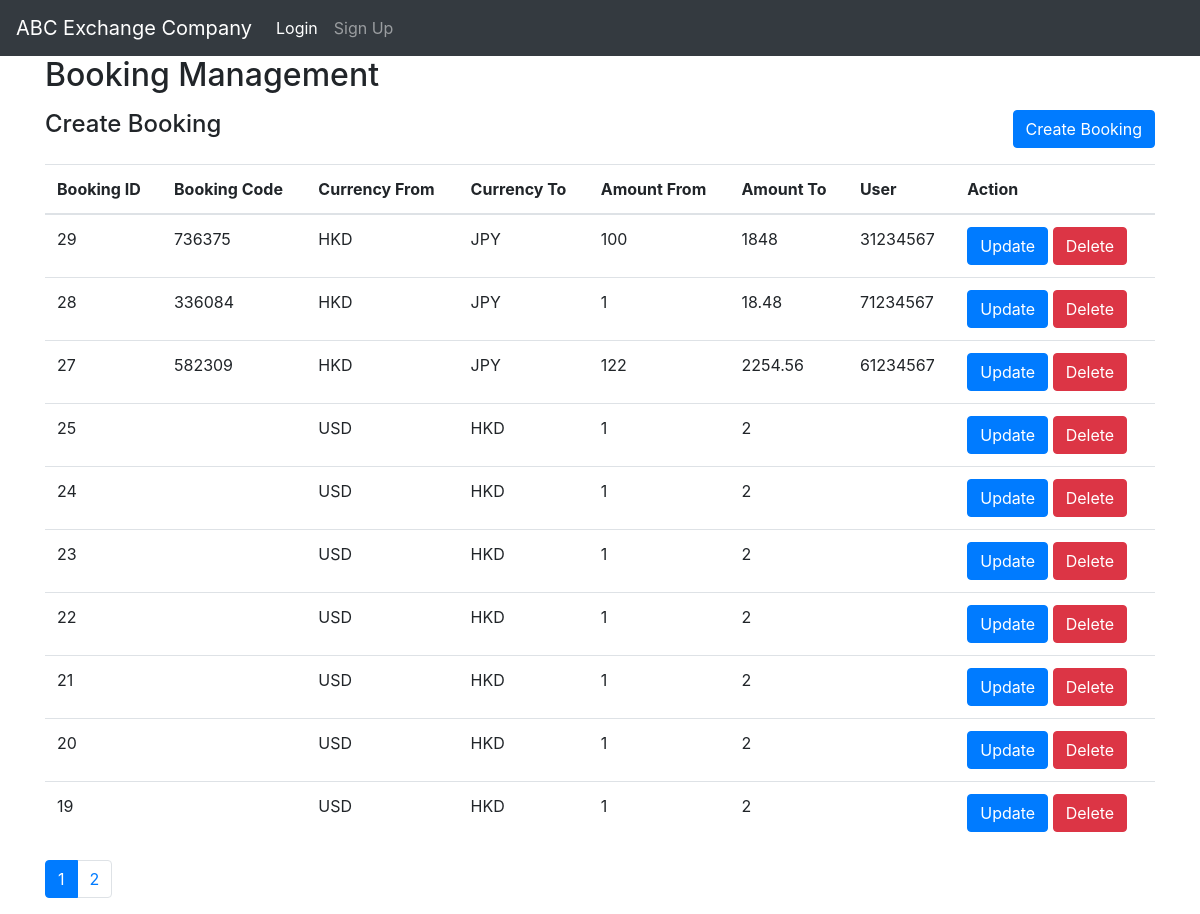
/booking_admin.php, run on an earlier commit of the app's database.
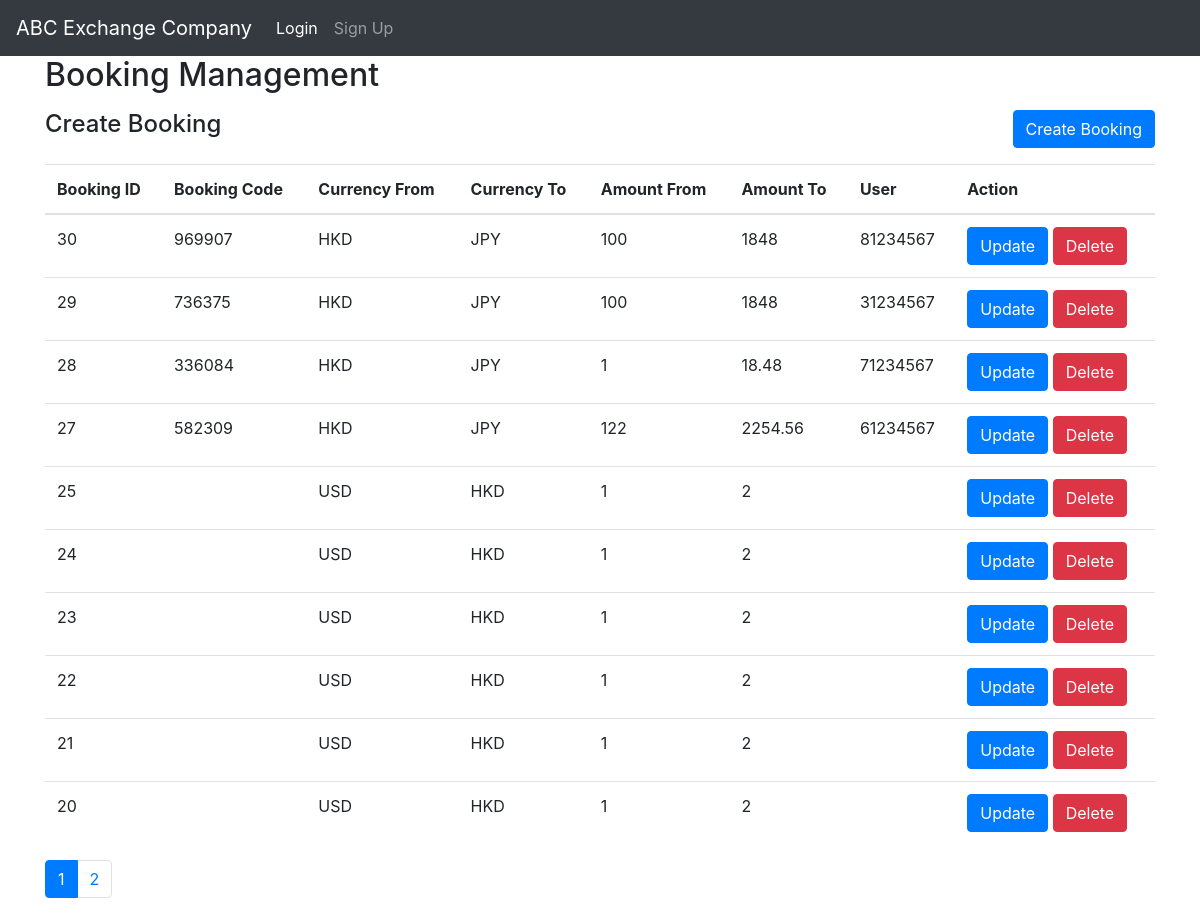
And on a later commit of the database.
### tables this page shows
CREATE TABLE "bookings" (
	"id"	INTEGER,
	"booking_code"	TEXT,
	"currency_from"	TEXT,
	"currency_to"	TEXT,
	"amount_from"	REAL,
	"amount_to"	REAL,
	"username"	TEXT,
	PRIMARY KEY("id" AUTOINCREMENT)
);

### booking_admin.php (the view, shortened to what this page needs)
<?php include("header.php"); ?>
<div class="container">
    <h2>Booking Management</h2>
    <?php
$bookingsPerPage = 10;
$page = isset($_GET['page']) ? (int)$_GET['page'] : 1;
$offset = ($page - 1) * $bookingsPerPage;
?>
<?php
    $db = new SQLite3('database.db');
    $query = "SELECT * FROM bookings order by id desc LIMIT $bookingsPerPage OFFSET $offset ";
    $result = $db->query($query);
    $bookings = [];
    while ($row = $result->fetchArray(SQLITE3_ASSOC)) {
      $bookings[] = $row;
    }
    ?>
<?php
$totalBookingsQuery = "SELECT COUNT(*) as count FROM bookings";
$totalBookingsResult = $db->query($totalBookingsQuery);
$totalBookings = $totalBookingsResult->fetchArray(SQLITE3_ASSOC)['count'];
$totalPages = ceil($totalBookings / $bookingsPerPage);
?>
<div class="row mt-3 mb-3">
  <div class="col-md-6">
    <h4>Create Booking</h4>
  </div>
  <div class="col-md-6 text-right">
    <button type="button" class="btn btn-primary" data-toggle="modal" data-target="#createBookingModal">
      Create Booking
    </button>
  </div>
</div>
    <table class="table">
      <thead>
        <tr>
          <th>Booking ID</th>
          <th>Booking Code</th>
          <th>Currency From</th>
          <th>Currency To</th>
          <th>Amount From</th>
          <th>Amount To</th>
          <th>User</th>
          <th>Action</th>
        </tr>
      </thead>
      <tbody>
        <?php foreach ($bookings as $booking) { ?>
          <tr>
            <td><?php echo $booking['id']; ?></td>
            <td><?php echo $booking['booking_code']; ?></td>
            <td><?php echo $booking['currency_from']; ?></td>
            <td><?php echo $booking['currency_to']; ?></td>
            <td><?php echo $booking['amount_from']; ?></td>
            <td><?php echo $booking['amount_to']; ?></td>
            <td><?php echo $booking['username']; ?></td>
            <td>
<form method="POST"> <button type="button" class="btn btn-primary update-button" data-toggle="modal" data-target="#updateBookingModal" data-booking='<?php echo json_encode($booking); ?>'>Update</button>
  <button type="submit" name="delete" class="btn btn-danger">Delete</button>
</form>    </td>
          </tr>
        <?php } ?>
      </tbody>
    </table>
    <nav aria-label="Page navigation">
  <ul class="pagination">
    <?php for ($i = 1; $i <= $totalPages; $i++) { ?>
      <li class="page-item <?php echo $i === $page ? 'active' : ''; ?>"><a class="page-link" href="?page=<?php echo $i; ?>"><?php echo $i; ?></a></li>
    <?php } ?>
  </ul>
</nav>
  </div>
  <?php include("footer.php"); ?>

What changed in the data, as far as the page shows it:
no longer on this page (row unchanged): bookings: id "19", currency_from "USD", currency_to "HKD", amount_from "1", amount_to "2"
added bookings: id "30", booking_code "969907", currency_from "HKD", currency_to "JPY", amount_from "100", amount_to "1848", username "81234567"
